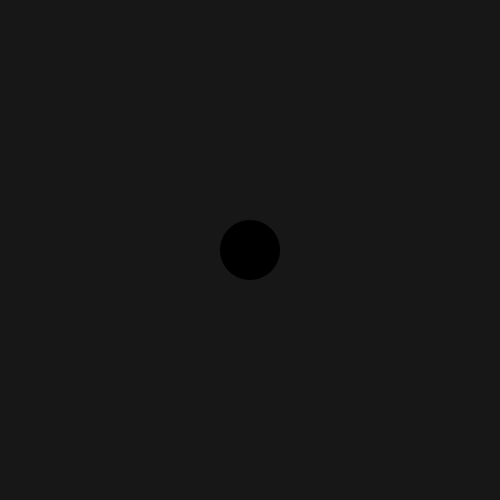
Frame 1 (no input)
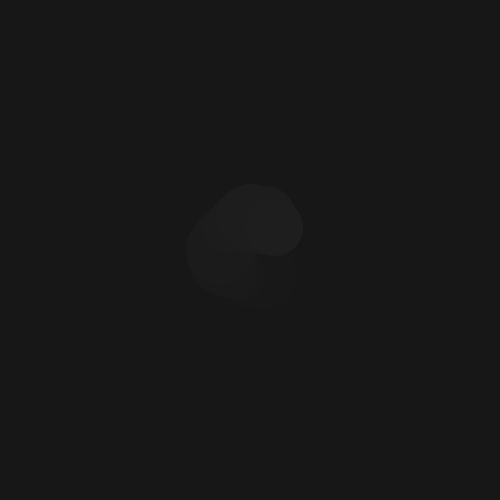
Frame 60 (the mouse pressed at the canvas centre just before this capture)
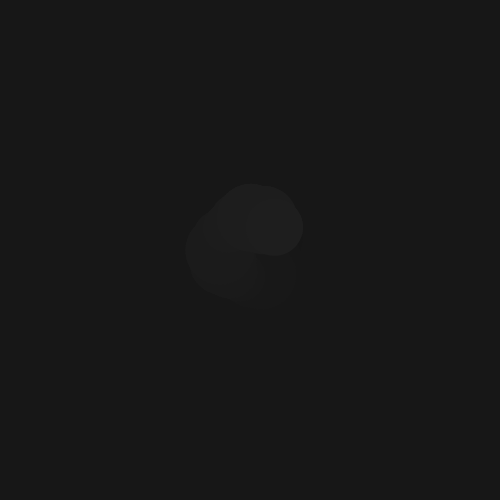
Frame 120 (the mouse held since frame 60 and released just before this capture)

The Processing sketch that drew these frames (run headless with seeded random() and noise(); from frame 60 on, the mouse is pressed at the canvas centre):

// Processing sketch: processing_180545
// ── processing_180545.pde

//x pos
//y pos
//angle
//rotation
//color
float x, y, a, r, c;

void setup() {
  size(500, 500);
  background(#171717);
  noStroke();
  colorMode(HSB, 100);
}

void draw() {
  //Sets the (0,0) on the center of the screen
  translate(width/2, height/2);

  //rotates
  rotate(r);

  //adds distance from the center each frame  
  x = r;
  y = r;

  //changes color, from black to white. 
  fill(c);
  
  //Changes the ellipse radius over time
  float sinRad = map(sin(a), -1, 1, 50, 70);
  
  //draws the ellipse with all the previous parameters
  ellipse(x, y, sinRad, sinRad);

  //Increase whiteness
  c = c + .2;  
  
  //Increase angle from sin function
  a = a + 5;
  
  //Increase rotation
  r = r + .4;
}

void mousePressed() {
  //Resets everything on mouseclick
  background(#171717);
  c = 0;
  a = 0;
  r = 0;
}
